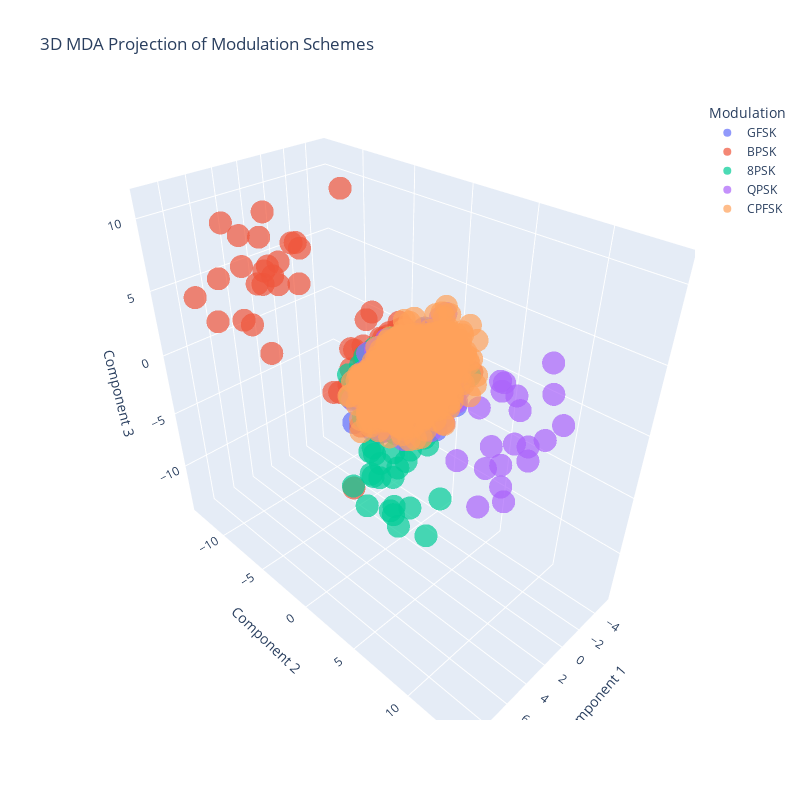

The code cell stored with this chart in its notebook:
### Code cell
import plotly.express as px

# Convert to a DataFrame for Plotly
df_MDA = pd.DataFrame(X_MDA, columns=['Component 1', 'Component 2', 'Component 3'])
df_MDA['Modulation'] = y

# Create an interactive 3D scatter plot using Plotly
fig = px.scatter_3d(
    df_MDA,
    x='Component 1',
    y='Component 2',
    z='Component 3',
    color='Modulation',
    title=' 3D MDA Projection of Modulation Schemes',
    opacity=0.7
)

fig.update_layout(
    width=800,  # Set figure width in pixels
    height=800,  # Set figure height in pixels
)

# Show the interactive plot
fig.show()

### Figure 1 — Plotly figure (JSON) as saved in the notebook; plotly's stock layout.template omitted (floating-point values rounded to 4 significant figures; data arrays with more than 128 entries replaced by an {"elided": "..."} marker saying what was removed)
{"data": [{"hovertemplate": "Modulation=GFSK<br>Component 1=%{x}<br>Component 2=%{y}<br>Component 3=%{z}<extra></extra>", "legendgroup": "GFSK", "marker": {"color": "#636efa", "opacity": 0.7, "symbol": "circle"}, "mode": "markers", "name": "GFSK", "scene": "scene", "showlegend": true, "type": "scatter3d", "x": {"elided": "2400 float values"}, "y": {"elided": "2400 float values"}, "z": {"elided": "2400 float values"}}, {"hovertemplate": "Modulation=BPSK<br>Component 1=%{x}<br>Component 2=%{y}<br>Component 3=%{z}<extra></extra>", "legendgroup": "BPSK", "marker": {"color": "#EF553B", "opacity": 0.7, "symbol": "circle"}, "mode": "markers", "name": "BPSK", "scene": "scene", "showlegend": true, "type": "scatter3d", "x": {"elided": "2400 float values"}, "y": {"elided": "2400 float values"}, "z": {"elided": "2400 float values"}}, {"hovertemplate": "Modulation=8PSK<br>Component 1=%{x}<br>Component 2=%{y}<br>Component 3=%{z}<extra></extra>", "legendgroup": "8PSK", "marker": {"color": "#00cc96", "opacity": 0.7, "symbol": "circle"}, "mode": "markers", "name": "8PSK", "scene": "scene", "showlegend": true, "type": "scatter3d", "x": {"elided": "2400 float values"}, "y": {"elided": "2400 float values"}, "z": {"elided": "2400 float values"}}, {"hovertemplate": "Modulation=QPSK<br>Component 1=%{x}<br>Component 2=%{y}<br>Component 3=%{z}<extra></extra>", "legendgroup": "QPSK", "marker": {"color": "#ab63fa", "opacity": 0.7, "symbol": "circle"}, "mode": "markers", "name": "QPSK", "scene": "scene", "showlegend": true, "type": "scatter3d", "x": {"elided": "2400 float values"}, "y": {"elided": "2400 float values"}, "z": {"elided": "2400 float values"}}, {"hovertemplate": "Modulation=CPFSK<br>Component 1=%{x}<br>Component 2=%{y}<br>Component 3=%{z}<extra></extra>", "legendgroup": "CPFSK", "marker": {"color": "#FFA15A", "opacity": 0.7, "symbol": "circle"}, "mode": "markers", "name": "CPFSK", "scene": "scene", "showlegend": true, "type": "scatter3d", "x": {"elided": "2400 float values"}, "y": {"elided": "2400 float values"}, "z": {"elided": "2400 float values"}}], "layout": {"height": 800, "legend": {"title": {"text": "Modulation"}, "tracegroupgap": 0}, "scene": {"domain": {"x": [0, 1], "y": [0, 1]}, "xaxis": {"title": {"text": "Component 1"}}, "yaxis": {"title": {"text": "Component 2"}}, "zaxis": {"title": {"text": "Component 3"}}}, "title": {"text": " 3D MDA Projection of Modulation Schemes"}, "width": 800}}
